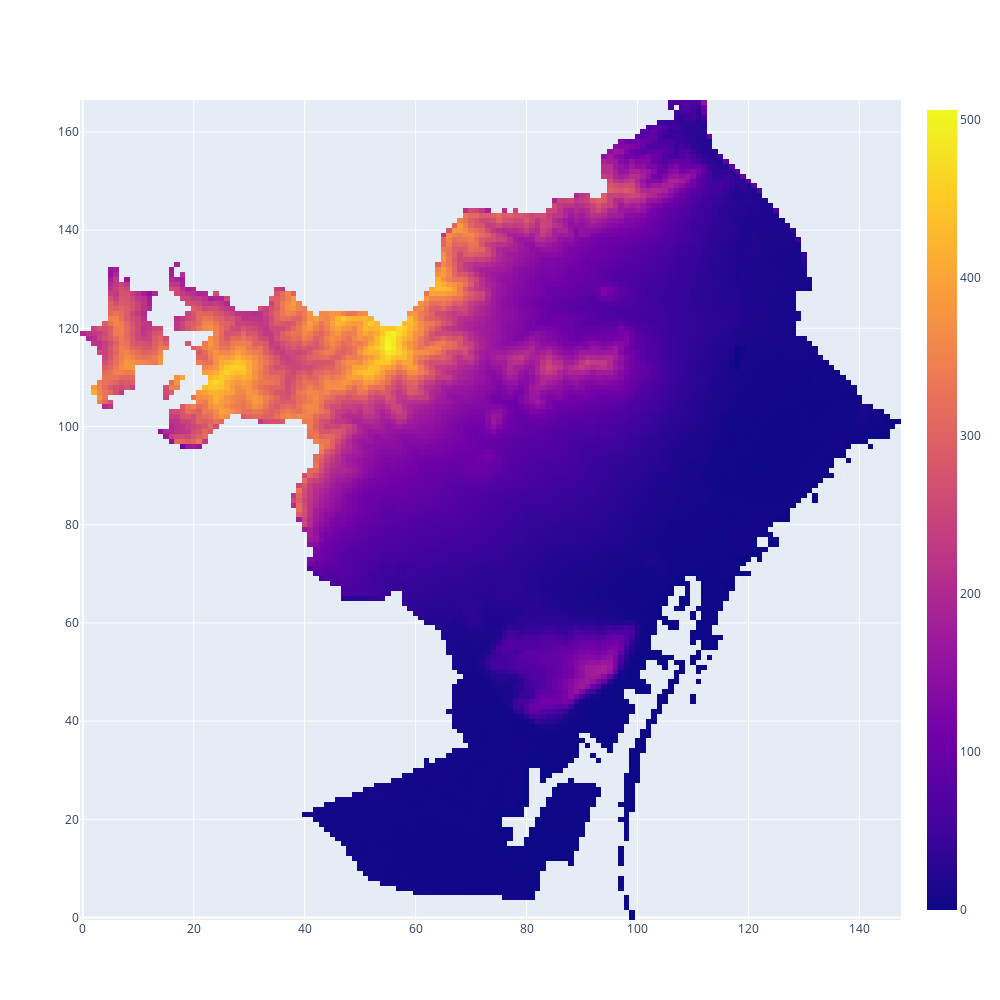

Notebook cell for this chart:
### Code cell
cont = go.Heatmap(z=elevations_grid)

fig = go.Figure(data=cont)
fig.update_layout(autosize=False,
                  width=1000, height=1000)

fig.show()

### Figure 1 — Plotly figure (JSON) as saved in the notebook; plotly's stock layout.template omitted (floating-point values rounded to 4 significant figures; data arrays with more than 128 entries replaced by an {"elided": "..."} marker saying what was removed)
{"data": [{"type": "heatmap", "z": {"elided": "167x148 float values"}}], "layout": {"autosize": false, "height": 1000, "width": 1000, "xaxis": {"autorange": true, "range": [-0.5, 147.5]}, "yaxis": {"autorange": true, "range": [-0.5, 166.5]}}}
